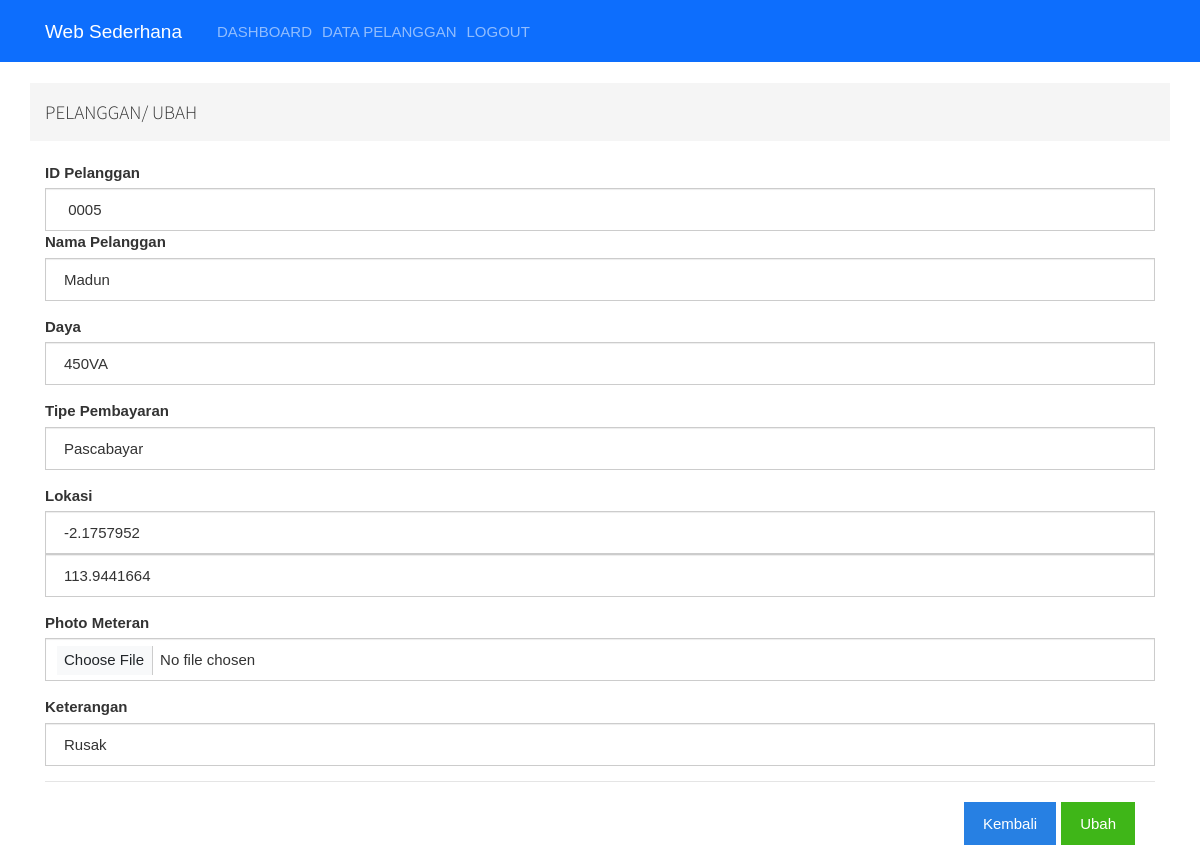
The app's page /admin/pelangganaksi.php?kode= 0005&aksi=ubah (signed in) with its own data.
### tables this page shows
CREATE TABLE `tbl_pelanggan` (
  `idpel` char(20) NOT NULL,
  `nama_pel` varchar(50) NOT NULL,
  `daya` varchar(30) NOT NULL,
  `tipe` char(11) NOT NULL,
  `latitude` varchar(50) NOT NULL,
  `longitude` varchar(50) NOT NULL,
  `pmet` varchar(255) NOT NULL,
  `ket` varchar(50) NOT NULL
);

### admin/pelangganaksi.php (the view, shortened to what this page needs)
<?php
include 'header.php';
if (isset($_GET['aksi'])) {
    if ($_GET['aksi'] == 'tambah') {
        if (isset($_POST["submit"])) {
            $idpel = $_POST['idpel'];
            $nama_pel = $_POST['nama_pel'];
            $daya = $_POST['daya'];
            $tipe = $_POST['tipe'];
            $latitude = $_POST["latitude"];
            $longitude = $_POST["longitude"];
            $pmet = $_FILES['pmet']['name'];
            move_uploaded_file($_FILES['pmet']['tmp_name'], '../file/' . $_FILES['pmet']['name']);
            $ket = $_POST["ket"];
            $query = "INSERT INTO tbl_pelanggan VALUES(' $idpel','$nama_pel','$daya',' $tipe','$latitude','$longitude','$pmet','$ket')";
            mysqli_query($db, $query);
            echo
            "
            <script>
            alert('Data Berhasil Di Tambahkan');
            document.location.href = 'pelangganinput.php';
            </script>
            ";
        }
?>
        <div class="container">
            <div class="row">
                <ol class="breadcrumb">
                    <h4>DATA PELANGGAN/ TAMBAH DATA</h4>
                </ol>
            </div>
            <?php
            $carikode = $db->query("SELECT max(idpel) FROM tbl_pelanggan");
            ?>
            <div class="panel-container">
                <div class="bootstrap-tabel">
                    <form class="myForm" action="" method="post" autocomplete="off" enctype="multipart/form-data">
                        <div class="form-group">
                            <label for="">ID Pelanggan</label>
                            <input type="number" name="idpel" class="form-control" value="" placeholder="id pelanggan">
                        </div>
                        <div class="form-group">
                            <label for="">Nama Pelanggan</label>
                            <input type="text" name="nama_pel" class="form-control" value="" placeholder="nama pelanggan">
                        </div>
                        <div class="form-group">
                            <label for="">Daya</label>
                            <select name="daya" id="" class="form-control">
                                <option value="0">-</option>
                                <option value="450VA">450VA</option>
                                <option value="900VA">900VA</option>
                                <option value="1300VA">1300VA</option>
                                <option value="2200VA">2200VA</option>
                                <option value="3500VA">3500VA</option>
                                <option value="6600VA">6600VA</option>
                            </select>
                        </div>
                        <div class="form-group">
                            <label for="">Tipe Pembayaran</label>
                            <select name="tipe" id="" class="form-control">
                                <option value="0">-</option>
                                <option value="Pascabayar">Pascabayar</option>
                                <option value="Prabayar">Prabayar</option>
                            </select>
                        </div>
                        <div class="form-group">
                            <tr>
                                <td><input type="hidden" name="latitude" class="form-control" value=""></td>
                                <td><input type="hidden" name="longitude" class="form-control" value=""></td>
                            </tr>
                        </div>
                        <div class="form-group">
                            <label for="">Photo Meteran</label>
                            <input type="file" name="pmet" class="form-control" value="">
                        </div>
                        <div class="form-group">
                            <label for="">Keterangan</label>
                            <input type="text" name="ket" class="form-control" value="" placeholder="keterangan">
                        </div>
                        <div class="modal-footer">
                            <a href="pelangganinput.php" class="btn btn-primary">Kembali</a>
                            <button type="submit" class="btn btn-success" name="submit"> Submit</button>
                        </div>
                    </form>
                    <script type="text/javascript">
                        function getLocation() {
                            if (navigator.geolocation) {
                                navigator.geolocation.getCurrentPosition(showPosition, showError);
                            }
                        }
                        function showPosition(position) {
                            document.querySelector('.myForm input[name= "latitude"]').value = position.coords.latitude;
                            document.querySelector('.myForm input[name= "longitude"]').value = position.coords.longitude;
                        }
                        function showError(error) {
                            switch (error.code) {
                                case error.PERMISSION_DENIED:
                                    alert("aktifkan location");
                                    location.reload();
                                    break;
                                default:
                                    break;
                            }
                        }
                    </script>
                </div>
            </div>
        </div>
    <?php } elseif ($_GET['aksi'] == 'ubah') { ?>
        <div class="container">
            <div class="row">
                <ol class="breadcrumb">
                    <h4>PELANGGAN/ UBAH</h4>
                </ol>
            </div>
            <div class="panel-container">
                <div class="bootstrap-tabel">
                    <?php
                    $data = $db->query("SELECT * From tbl_pelanggan where idpel='$_GET[kode]'");
                    while ($d = mysqli_fetch_array($data)) {
                    ?>
                        <form action="pelangganproses.php?proses=ubah" method="post" enctype="multipart/form-data">
                            <div>
                                <label for="">ID Pelanggan</label>
                                <input type="text" name="idpel" class="form-control" value="<?php echo $d['idpel'] ?>">
                            </div>
                            <div class="form-group">
                                <label for="">Nama Pelanggan</label>
                                <input type="text" name="nama_pel" class="form-control" value="<?php echo $d['nama_pel'] ?>" placeholder="nama pelanggan">
                            </div>
                            <div class="form-group">
                                <label for="">Daya</label>
                                <select name="daya" id="" class="form-control">
                                    <option value="450VA">450VA</option>
                                </select>
                            </div>
                            <div class="form-group">
                                <label for="">Tipe Pembayaran</label>
                                <select name="tipe" id="" class="form-control" value="<?php echo $d['tipe'] ?>">
                                    <option value="<?php echo $d['tipe'] ?>"><?php echo $d['tipe'] ?></option>
                                </select>
                            </div>
                            <div class="form-group">
                                <label for="">Lokasi</label>
                                <tr>
                                    <td><input type="text" name="latitude" class="form-control" value="<?php echo $d['latitude'] ?>"></td>
                                    <td><input type="text" name="longitude" class="form-control" value="<?php echo $d['longitude'] ?>"></td>
                                </tr>
                            </div>
                            <div class="form-group">
                                <label for="">Photo Meteran</label>
                                <input type="file" name="pmet" class="form-control" value="<?php echo $d['pmet'] ?>">
                            </div>
                            <div class="form-group">
                                <label for="">Keterangan</label>
                                <input type="text" name="ket" class="form-control" value="<?php echo $d['ket'] ?>" placeholder="keterangan">
                            </div>
                            <div class="modal-footer">
                                <a href="pelangganinput.php" class="btn btn-primary">Kembali</a>
                                <input type="submit" class="btn btn-success" value="Ubah">
                            </div>
                        </form>
                    <?php } ?>
                </div>
            </div>
        </div>
<?php
    }
}
?>

### assets/css/css_final.css (style rules this page uses)
* { margin: 0px; padding: 0; font-family: Arial, Helvetica, sans-serif; }

### records on screen
tbl_pelanggan: idpel "0005", nama_pel "Madun", tipe "Pascabayar", latitude "-2.1757952", longitude "113.9441664", ket "Rusak"
